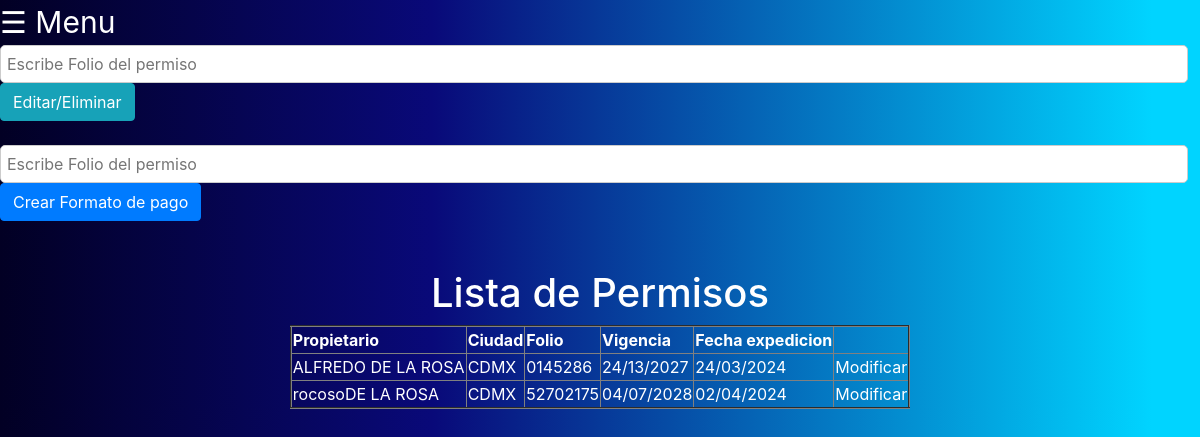
Screenshot of /buscadorInterno.php (signed in) with the database file from the repository.
### tables this page shows
CREATE TABLE `creapermiso` (
  `id` int(10) NOT NULL,
  `propietario` varchar(50) NOT NULL,
  `usuario` varchar(30) NOT NULL,
  `version` varchar(50) DEFAULT NULL,
  `anomodelo` varchar(50) DEFAULT NULL,
  `marca` varchar(30) DEFAULT NULL,
  `numserie` varchar(30) DEFAULT NULL,
  `modelo` varchar(30) DEFAULT NULL,
  `motor` varchar(30) DEFAULT NULL,
  `color` varchar(20) DEFAULT NULL,
  `ciudad` varchar(30) DEFAULT NULL,
  `vigencia` varchar(12) DEFAULT NULL,
  `Foliopermi` varchar(50) DEFAULT NULL,
  `rfc` varchar(17) NOT NULL,
  `fecha_expedicion` varchar(15) DEFAULT NULL
);

### buscadorInterno.php (the view, shortened to what this page needs)
<?php
include("configuracion.php");
$sqlfolio = "SELECT * FROM useros where usuario='" . $_SESSION['usuario'] . "' limit 1";
$resultredirec = $link->query($sqlfolio);
while ($row = $resultredirec->fetch_assoc()) {
    $levely = $row['levely'];
    if ($levely == 3) {
        $sql = "SELECT * FROM creapermiso where usuario='" . $_SESSION['usuario'] . "' limit 200";
    } else {
        $sql = "SELECT * FROM creapermiso limit 200";
    }
}
$resultado = $link->query($sql);
?>
<!DOCTYPE html>
<html lang="es">
<head>
    <link rel="stylesheet" href="https://cdn.jsdelivr.net/npm/bootstrap@4.4.1/dist/css/bootstrap.min.css">
<link rel="stylesheet" href="https://cdnjs.cloudflare.com/ajax/libs/font-awesome/5.15.4/css/all.min.css">
        </head>
<body>
    <span style="font-size:30px;cursor:pointer; color:white;" onclick="openNav()">&#9776; Menu</span>
    <form method="POST" action="updpermiso.php">
        <input type="text" name="Foliopermi" placeholder="Escribe Folio del permiso" required />
        <button class="btn btn-info">Editar/Eliminar</button>
    </form><br>
    <form method="POST" action="formatopago.php">
        <input type="text" name="Foliopermi" placeholder="Escribe Folio del permiso" required>
        <button class="btn btn-primary">Crear Formato de pago</button>
    </form>
    <br>
    <br>
    <center>
        <h1 style="color:white;">Lista de Permisos</h1>
        <table style="color:white; overflow-x: scroll;" border="2px">
            <thead>
                <tr>
                    <th>Propietario</th>
                    <th>Ciudad</th>
                    <th>Folio</th>
                    <th>Vigencia</th>
                    <th>Fecha expedicion</th>
                </tr>
            </thead>
            <tbody>
                <?php
                while ($fila = $resultado->fetch_assoc()) {
                    echo "<tr>";
                    echo "<td>" . $fila['propietario'] . "</td>";
                    echo "<td>" . $fila['ciudad'] . "</td>";
                    echo "<td>" . $fila['Foliopermi'] . "</td>";
                    echo "<td>" . $fila['vigencia'] . "</td>";
                    echo "<td>" . $fila['fecha_expedicion'] . "</td>";
                    echo "<td><a style='color:white;' href='updpermiso.php?id=" . $fila['id'] . "'>Modificar</a></td>";
                    echo "</tr>";
                }
                ?>
            </tbody>
        </table>
</body>
</html>

### buscadorInterno.php (style rules this page uses)
body { background: rgb(2,0,36); background: -moz-linear-gradient(90deg, rgba(2,0,36,1) 0%, rgba(9,9,121,1) 36%, rgba(0,212,255,1) 96%); background: -webkit-linear-gradient(90deg, rgba(2,0,36,1) 0%, rgba(9,9,121,1) 36%, rgba(0,212,255,1) 96%); background: linear-gradient(90deg, rgba(2,0,36,1) 0%, rgba(9,9,121,1) 36%, rgba(0,212,255,1) 96%); filter: progid:DXImageTransform.Microsoft.gradient(startColorstr="#020024",endColorstr="#00d4ff",GradientType=1); }
input[type="text"], input[type="number"], input[type="date"] { width: calc(100% - 12px); padding: 6px; border-radius: 5px; border: 1px solid #ccc; }
button { padding: 10px 20px; background-color: #4CAF50; color: #fff; border: none; border-radius: 5px; cursor: pointer; font-size: 16px; }

### rows the page displays
creapermiso: propietario "ALFREDO DE LA ROSA", ciudad "CDMX", Foliopermi "0145286", vigencia "24/13/2027", fecha_expedicion "24/03/2024"
creapermiso: propietario "rocosoDE LA ROSA", ciudad "CDMX", Foliopermi "52702175", vigencia "04/07/2028", fecha_expedicion "02/04/2024"
